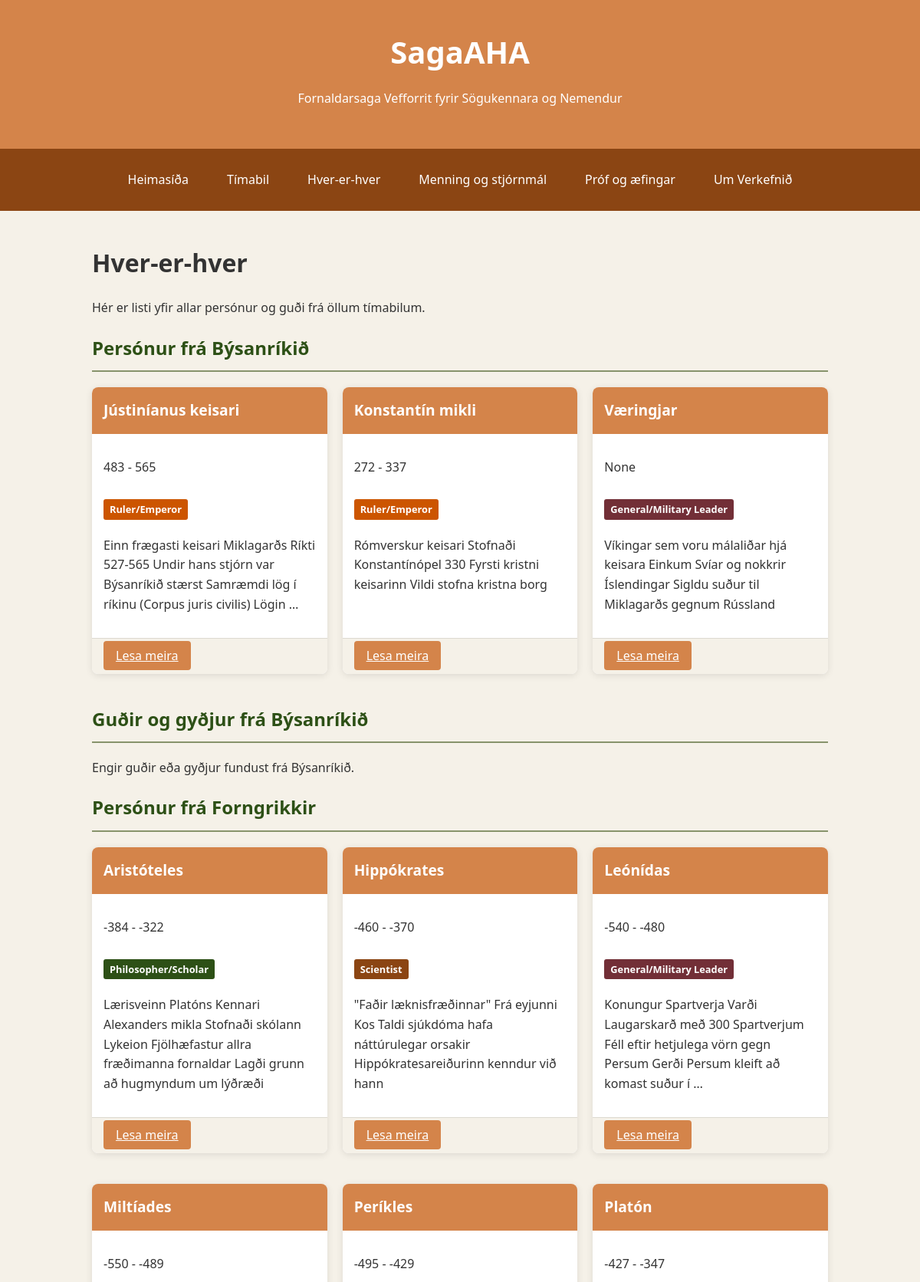
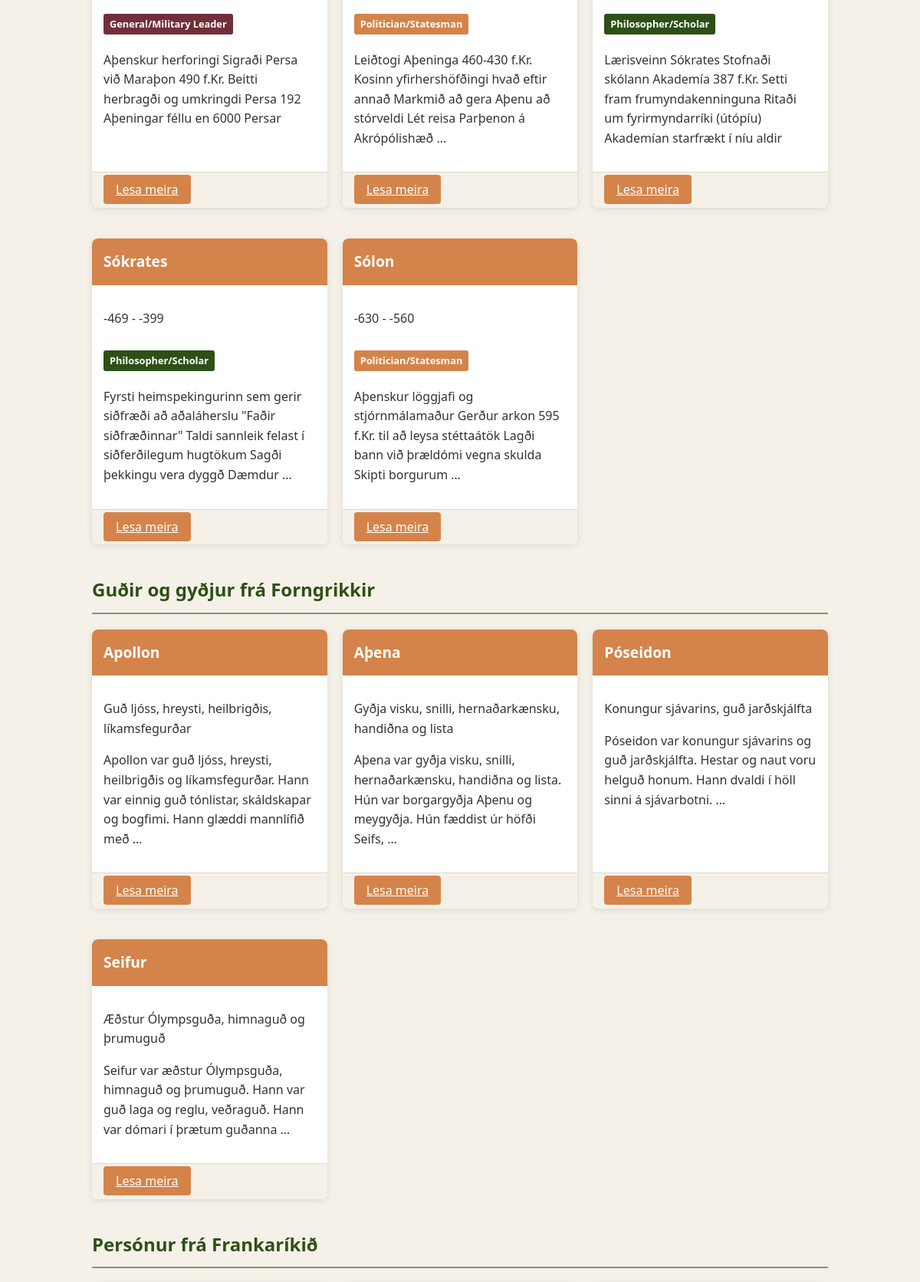
Page /reference/ (upper part) on the committed database (2 pictures, top to bottom).
### core/models.py (models this page shows, shortened)
class Civilization(models.Model):
    name = models.CharField(max_length=100)
    name_is = models.CharField(max_length=100)  # Icelandic name
    start_year = models.IntegerField()  # Can be negative for BCE
    end_year = models.IntegerField()
    region = models.CharField(max_length=100)
    description = models.TextField()
    description_is = models.TextField()  # Icelandic description
    period = models.ForeignKey(HistoricalPeriod, on_delete=models.SET_NULL, null=True, related_name='civilizations')

### reference/models.py (models this page shows, shortened)
class Person(models.Model):
    PERSON_CATEGORIES = [
        ('ruler', 'Ruler/Emperor'),
        ('military', 'General/Military Leader'),
        ('political', 'Politician/Statesman'),
        ('philosopher', 'Philosopher/Scholar'),
        ('religious', 'Religious Figure'),
        ('artist', 'Artist'),
        ('scientist', 'Scientist'),
        ('other', 'Other'),
    ]
    name = models.CharField(max_length=100)
    name_is = models.CharField(max_length=100)  # Icelandic name
    birth_date = models.IntegerField(null=True, blank=True)  # Can be negative for BCE
    death_date = models.IntegerField(null=True, blank=True)  # Can be negative for BCE
    category = models.CharField(max_length=20, choices=PERSON_CATEGORIES)
    civilization = models.ForeignKey(Civilization, on_delete=models.SET_NULL, null=True, related_name='people')
    period = models.ForeignKey(HistoricalPeriod, on_delete=models.SET_NULL, null=True, related_name='people')
    biography = models.TextField()
    biography_is = models.TextField()  # Icelandic biography
    achievements = models.TextField(blank=True)
    achievements_is = models.TextField(blank=True)  # Icelandic achievements
    image = models.ImageField(upload_to='people/', blank=True, null=True)
    class Meta:
        verbose_name_plural = "People"
        ordering = ['name_is']

class Deity(models.Model):
    name = models.CharField(max_length=100)
    name_is = models.CharField(max_length=100)  # Icelandic name
    civilization = models.ForeignKey(Civilization, on_delete=models.SET_NULL, null=True, related_name='deities')
    domain = models.CharField(max_length=100)  # e.g., "God of War", "Goddess of Love"
    domain_is = models.CharField(max_length=100)  # Icelandic domain
    symbols = models.CharField(max_length=200, blank=True)
    symbols_is = models.CharField(max_length=200, blank=True)  # Icelandic symbols
    mythology = models.TextField()
    mythology_is = models.TextField()  # Icelandic mythology
    cultural_significance = models.TextField()
    cultural_significance_is = models.TextField()  # Icelandic cultural significance
    image = models.ImageField(upload_to='deities/', blank=True, null=True)
    class Meta:
        verbose_name_plural = "Deities"
        ordering = ['name_is']

### reference/views.py (the view)
# urls.py: path('', views.reference_home, name='reference_home'),
def reference_home(request):
    civilizations = Civilization.objects.all().order_by('name_is')
    civilization_data = {}
    for civ in civilizations:
        people = Person.objects.filter(civilization=civ).order_by('name_is')
        deities = Deity.objects.filter(civilization=civ).order_by('name_is')
        if people.exists() or deities.exists():
            civilization_data[civ] = {
                'people': people,
                'deities': deities
            }
    people_without_civ = Person.objects.filter(civilization=None).order_by('name_is')
    deities_without_civ = Deity.objects.filter(civilization=None).order_by('name_is')
    try:
        greek_civ = Civilization.objects.get(name_is='Forngrikkir')
        greek_people = Person.objects.filter(civilization=greek_civ).order_by('name_is')
        greek_deities = Deity.objects.filter(civilization=greek_civ).order_by('name_is')
    except Civilization.DoesNotExist:
        greek_people = []
        greek_deities = []
    context = {
        'civilizations': civilizations,
        'civilization_data': civilization_data,
        'people_without_civ': people_without_civ,
        'deities_without_civ': deities_without_civ,
        'greek_people': greek_people,
        'greek_deities': greek_deities,
        'people_count': Person.objects.count(),
        'deities_count': Deity.objects.count(),
        'governments_count': Government.objects.count(),
        'military_units_count': MilitaryUnit.objects.count(),
        'weapons_count': Weapon.objects.count(),
        'battles_count': Battle.objects.count(),
        'cultural_topics_count': CulturalTopic.objects.count(),
    }
    return render(request, 'reference/reference_home.html', context)

### templates/reference/reference_home.html (shortened to what this page needs)
{% extends 'base.html' %}
{% load static %}
{% block extra_css %}
<link rel="stylesheet" href="{% static 'css/reference.css' %}">
{% endblock %}
{% block content %}
<div class="reference-home-container">
    <h1>Hver-er-hver</h1>
    <p>Hér er listi yfir allar persónur og guði frá öllum tímabilum.</p>
    {% for civ, data in civilization_data.items %}
    <div class="reference-section">
        <h2>Persónur frá {{ civ.name_is }}</h2>
        {% if data.people %}
            <div class="reference-grid">
                {% for person in data.people %}
                    <div class="reference-card">
                        <div class="card-header">
                            <h3>{{ person.name_is }}</h3>
                        </div>
                        <div class="card-body">
                            <p>{{ person.birth_date }}{% if person.death_date %} - {{ person.death_date }}{% endif %}</p>
                            <p class="category-badge category-{{ person.category }}">
                                {{ person.get_category_display }}
                            </p>
                            <p>{{ person.biography_is|truncatewords:20 }}</p>
                        </div>
                        <div class="card-footer">
                            <a href="{% url 'reference:person_detail' person.id %}" class="btn-primary">Lesa meira</a>
                        </div>
                    </div>
                {% endfor %}
            </div>
        {% else %}
            <p>Engar persónur fundust frá {{ civ.name_is }}.</p>
        {% endif %}
    </div>
    <div class="reference-section">
        <h2>Guðir og gyðjur frá {{ civ.name_is }}</h2>
        {% if data.deities %}
            <div class="reference-grid">
                {% for deity in data.deities %}
                    <div class="reference-card">
                        <div class="card-header">
                            <h3>{{ deity.name_is }}</h3>
                        </div>
                        <div class="card-body">
                            <p>{{ deity.domain_is }}</p>
                            <p>{{ deity.mythology_is|truncatewords:20 }}</p>
                        </div>
                        <div class="card-footer">
                            <a href="{% url 'reference:deity_detail' deity.id %}" class="btn-primary">Lesa meira</a>
                        </div>
                    </div>
                {% endfor %}
            </div>
        {% else %}
            <p>Engir guðir eða gyðjur fundust frá {{ civ.name_is }}.</p>
        {% endif %}
    </div>
    {% endfor %}
</div>
{% endblock %}

### static/css/style.css (style rules this page uses)
:root { --primary-1: #d4844a; --primary-2: #f5f1e8; --accent-1: #daa520; --accent-2: #2d5016; --supporting-1: #8b4513; --supporting-2: #87936b; --special-1: #722f37; --special-2: #cc5500; --text-dark: #333333; --text-light: #ffffff; --background-light: var(--primary-2); }
body { font-family: 'Segoe UI', Tahoma, Geneva, Verdana, sans-serif; line-height: 1.6; margin: 0; padding: 0; color: var(--text-dark); background-color: var(--background-light); }
h2 { color: var(--accent-2); border-bottom: 2px solid var(--supporting-2); padding-bottom: 10px; }

### static/css/buttons.css (style rules this page uses)
.btn-primary { background-color: var(--primary-1); color: var(--text-light); border: none; padding: 8px 16px; border-radius: 4px; cursor: pointer; font-weight: 500; transition: background-color 0.3s, transform 0.2s; }

### static/css/reference.css (style rules this page uses)
.reference-card { background-color: var(--text-light); border-radius: 8px; box-shadow: 0 2px 10px rgba(0,0,0,0.1); margin-bottom: 20px; overflow: hidden; transition: transform 0.3s, box-shadow 0.3s; display: flex; flex-direction: column; }
.card-header { padding: 15px; background-color: var(--primary-1); color: var(--text-light); }
.card-header h3 { margin: 0; font-size: 1.2rem; }
.card-body { padding: 15px; flex-grow: 1; }
.card-footer { padding: 10px 15px; background-color: var(--primary-2); border-top: 1px solid rgba(0,0,0,0.1); }
.reference-grid { display: grid; grid-template-columns: repeat(auto-fill, minmax(300px, 1fr)); gap: 20px; margin-top: 20px; }
.category-badge { display: inline-block; padding: 3px 8px; border-radius: 3px; font-size: 0.8rem; font-weight: bold; margin-right: 5px; margin-bottom: 5px; }
.category-ruler { background-color: var(--special-2); color: var(--text-light); }
.category-military { background-color: var(--special-1); color: var(--text-light); }
.category-political { background-color: var(--primary-1); color: var(--text-light); }
.category-philosopher { background-color: var(--accent-2); color: var(--text-light); }
.category-scientist { background-color: var(--supporting-1); color: var(--text-light); }

### rows in the picture
Civilization: name_is "Býsanríkið"
Person: name_is "Jústiníanus keisari", birth_date "483", death_date "565", category "Ruler/Emperor", biography_is "Einn frægasti keisari Miklagarðs Ríkti 527-565 Undir hans stjórn var Býsanríkið stærst Samræmdi lög í ríkinu (Corpus juris civilis) Lögin …"
Person: name_is "Konstantín mikli", birth_date "272", death_date "337", category "Ruler/Emperor", biography_is "Rómverskur keisari Stofnaði Konstantínópel 330 Fyrsti kristni keisarinn Vildi stofna kristna borg"
Person: name_is "Væringjar", birth_date "None", category "General/Military Leader", biography_is "Víkingar sem voru málaliðar hjá keisara Einkum Svíar og nokkrir Íslendingar Sigldu suður til Miklagarðs gegnum Rússland"
Civilization: name_is "Forngrikkir"
Person: name_is "Aristóteles", birth_date "-384", death_date "-322", category "Philosopher/Scholar", biography_is "Lærisveinn Platóns Kennari Alexanders mikla Stofnaði skólann Lykeion Fjölhæfastur allra fræðimanna fornaldar Lagði grunn að hugmyndum um lýðræði"
Person: name_is "Hippókrates", birth_date "-460", death_date "-370", category "Scientist", biography_is "\"Faðir læknisfræðinnar\" Frá eyjunni Kos Taldi sjúkdóma hafa náttúrulegar orsakir Hippókratesareiðurinn kenndur við hann"
Person: name_is "Leónídas", birth_date "-540", death_date "-480", category "General/Military Leader", biography_is "Konungur Spartverja Varði Laugarskarð með 300 Spartverjum Féll eftir hetjulega vörn gegn Persum Gerði Persum kleift að komast suður í …"
Person: name_is "Miltíades", birth_date "-550", death_date "-489", category "General/Military Leader", biography_is "Aþenskur herforingi Sigraði Persa við Maraþon 490 f.Kr. Beitti herbragði og umkringdi Persa 192 Aþeningar féllu en 6000 Persar"
Person: name_is "Períkles", birth_date "-495", death_date "-429", category "Politician/Statesman", biography_is "Leiðtogi Aþeninga 460-430 f.Kr. Kosinn yfirhershöfðingi hvað eftir annað Markmið að gera Aþenu að stórveldi Lét reisa Parþenon á Akrópólishæð …"
Person: name_is "Platón", birth_date "-427", death_date "-347", category "Philosopher/Scholar", biography_is "Lærisveinn Sókrates Stofnaði skólann Akademía 387 f.Kr. Setti fram frumyndakenninguna Ritaði um fyrirmyndarríki (útópíu) Akademían starfrækt í níu aldir"
Person: name_is "Sókrates", birth_date "-469", death_date "-399", category "Philosopher/Scholar", biography_is "Fyrsti heimspekingurinn sem gerir siðfræði að aðaláherslu \"Faðir siðfræðinnar\" Taldi sannleik felast í siðferðilegum hugtökum Sagði þekkingu vera dyggð Dæmdur …"
Person: name_is "Sólon", birth_date "-630", death_date "-560", category "Politician/Statesman", biography_is "Aþenskur löggjafi og stjórnmálamaður Gerður arkon 595 f.Kr. til að leysa stéttaátök Lagði bann við þrældómi vegna skulda Skipti borgurum …"
Deity: name_is "Apollon", domain_is "Guð ljóss, hreysti, heilbrigðis, líkamsfegurðar", mythology_is "Apollon var guð ljóss, hreysti, heilbrigðis og líkamsfegurðar. Hann var einnig guð tónlistar, skáldskapar og bogfimi. Hann glæddi mannlífið með …"
Deity: name_is "Aþena", domain_is "Gyðja visku, snilli, hernaðarkænsku, handiðna og lista", mythology_is "Aþena var gyðja visku, snilli, hernaðarkænsku, handiðna og lista. Hún var borgargyðja Aþenu og meygyðja. Hún fæddist úr höfði Seifs, …"
Deity: name_is "Póseidon", domain_is "Konungur sjávarins, guð jarðskjálfta", mythology_is "Póseidon var konungur sjávarins og guð jarðskjálfta. Hestar og naut voru helguð honum. Hann dvaldi í höll sinni á sjávarbotni. …"
Deity: name_is "Seifur", domain_is "Æðstur Ólympsguða, himnaguð og þrumuguð", mythology_is "Seifur var æðstur Ólympsguða, himnaguð og þrumuguð. Hann var guð laga og reglu, veðraguð. Hann var dómari í þrætum guðanna …"
Civilization: name_is "Frankaríkið"
